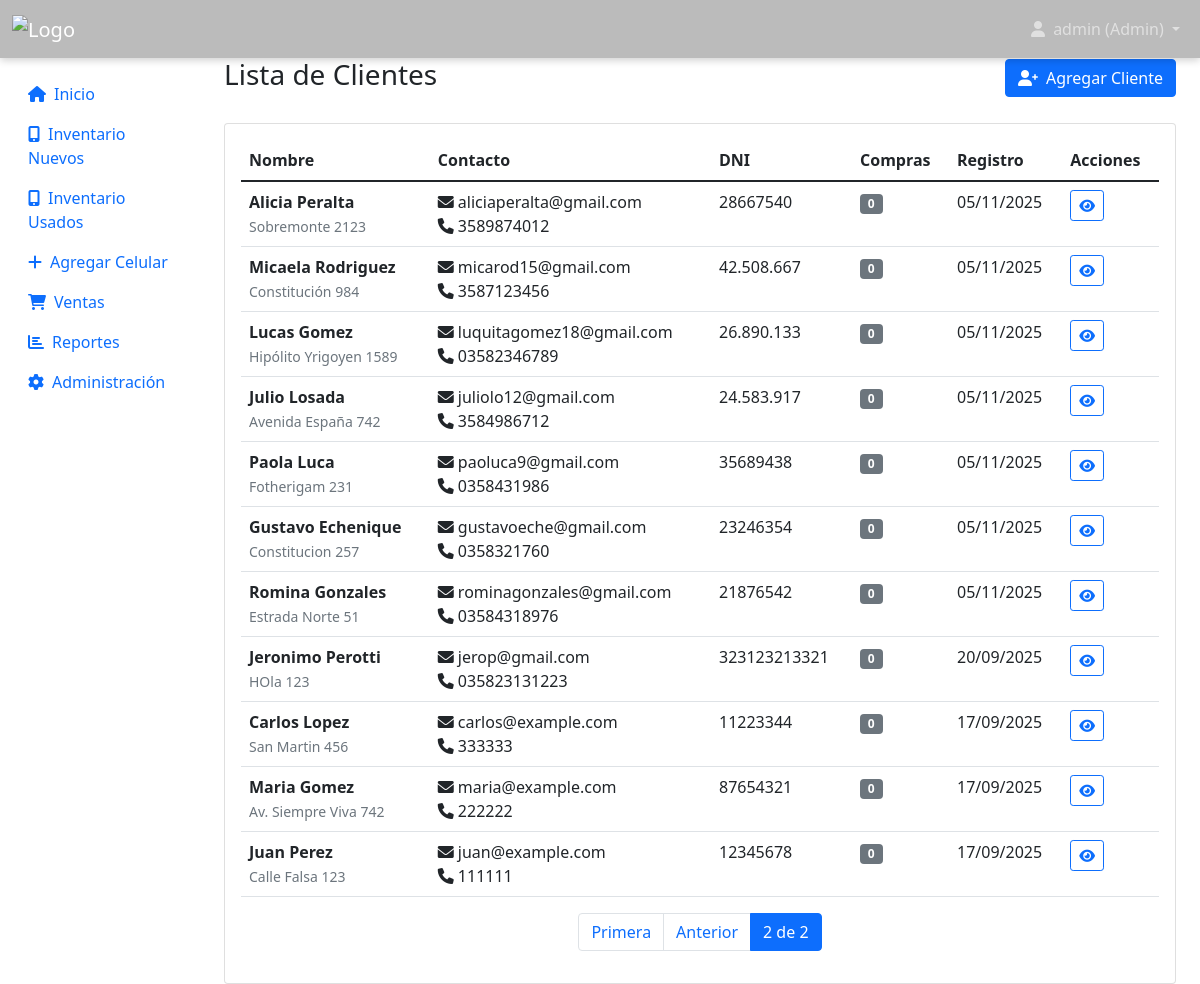
The page /customers/?page=2 (signed in) on the database its author committed.
### inventory/models.py (models this page shows, shortened)
class CustomUser(AbstractUser):
    ROLE_CHOICES = [
        ('admin', 'Administrador'),
        ('employee', 'Empleado'),
    ]
    role = models.CharField(
        max_length=10,
        choices=ROLE_CHOICES,
        default='employee',
        verbose_name='Rol'
    )
    phone = models.CharField(
        max_length=20,
        blank=True,
        verbose_name='Teléfono'
    )
    created_at = models.DateTimeField(
        auto_now_add=True,
        verbose_name='Fecha de creación'
    )
    is_active_employee = models.BooleanField(
        default=True,
        verbose_name='Empleado activo'
    )
    class Meta:
        verbose_name = 'Usuario'
        verbose_name_plural = 'Usuarios'

class Customer(models.Model):
    name = models.CharField(
        max_length=100,
        verbose_name='Nombre completo'
    )
    email = models.EmailField(
        blank=True,
        verbose_name='Email'
    )
    phone = models.CharField(
        max_length=20,
        blank=True,
        verbose_name='Teléfono'
    )
    address = models.TextField(
        blank=True,
        verbose_name='Dirección'
    )
    dni = models.CharField(
        max_length=20,
        blank=True,
        verbose_name='DNI/Documento'
    )
    created_at = models.DateTimeField(
        auto_now_add=True,
        verbose_name='Fecha de registro'
    )
    class Meta:
        verbose_name = 'Cliente'
        verbose_name_plural = 'Clientes'
        ordering = ['name']

### inventory/views.py (the view)
# urls.py: path('customers/', views.customer_list, name='customer_list'),
@login_required
def customer_list(request):
    customers = Customer.objects.annotate(
        total_purchases=Count('sale')
    ).order_by('-created_at')
    paginator = Paginator(customers, 20)
    page_number = request.GET.get('page')
    page_obj = paginator.get_page(page_number)
    return render(request, 'inventory/customer_list.html', {'page_obj': page_obj})

### inventory/context_processors.py (called while the page is built)
def user_info(request):
    context = {}
    if request.user.is_authenticated:
        context['user_role'] = 'admin' if request.user.is_staff else 'empleado'
        context['user_full_name'] = request.user.get_full_name() or request.user.username
    return context

### templates/inventory/customer_list.html (shortened to what this page needs)
{% extends 'base.html' %}
{% block content %}
<div class="d-flex justify-content-between align-items-center mb-4">
    <h1 class="h3">Lista de Clientes</h1>
    <a href="{% url 'add_customer' %}" class="btn btn-primary">
        <i class="fas fa-user-plus me-2"></i>Agregar Cliente
    </a>
</div>
<div class="card">
    <div class="card-body">
        {% if page_obj %}
            <div class="table-responsive">
                <table class="table table-hover">
                    <thead>
                        <tr>
                            <th>Nombre</th>
                            <th>Contacto</th>
                            <th>DNI</th>
                            <th>Compras</th>
                            <th>Registro</th>
                            <th>Acciones</th>
                        </tr>
                    </thead>
                    <tbody>
                        {% for customer in page_obj %}
                            <tr>
                                <td>
                                    <strong>{{ customer.name }}</strong>
                                    {% if customer.address %}
                                        <br><small class="text-muted">{{ customer.address|truncatechars:50 }}</small>
                                    {% endif %}
                                </td>
                                <td>
                                    {% if customer.email %}
                                        <i class="fas fa-envelope me-1"></i>{{ customer.email }}<br>
                                    {% endif %}
                                    {% if customer.phone %}
                                        <i class="fas fa-phone me-1"></i>{{ customer.phone }}
                                    {% endif %}
                                </td>
                                <td>
                                    {% if customer.dni %}
                                        {{ customer.dni }}
                                    {% else %}
                                        <span class="text-muted">No registrado</span>
                                    {% endif %}
                                </td>
                                <td>
                                    {% if customer.total_purchases > 0 %}
                                        <span class="badge bg-success">{{ customer.total_purchases }}</span>
                                    {% else %}
                                        <span class="badge bg-secondary">0</span>
                                    {% endif %}
                                </td>
                                <td>{{ customer.created_at|date:"d/m/Y" }}</td>
                                <td>
                                    <a href="{% url 'customer_detail' customer.id %}" class="btn btn-outline-primary btn-sm" title="Ver detalle">
                                        <i class="fas fa-eye"></i>
                                    </a>
                                </td>
                            </tr>
                        {% endfor %}
                    </tbody>
                </table>
            </div>
            {% if page_obj.has_other_pages %}
                <nav aria-label="Paginación">
                    <ul class="pagination justify-content-center">
                        {% if page_obj.has_previous %}
                            <li class="page-item">
                                <a class="page-link" href="?page=1">Primera</a>
                            </li>
                            <li class="page-item">
                                <a class="page-link" href="?page={{ page_obj.previous_page_number }}">Anterior</a>
                            </li>
                        {% endif %}
                        <li class="page-item active">
                            <span class="page-link">{{ page_obj.number }} de {{ page_obj.paginator.num_pages }}</span>
                        </li>
                    </ul>
                </nav>
            {% endif %}
        {% endif %}
    </div>
</div>
{% endblock %}

### templates/base.html (shortened to what this page needs)
<!DOCTYPE html>
{% load static %}
<html lang="es">
<head>
    <link href="https://cdn.jsdelivr.net/npm/bootstrap@5.1.3/dist/css/bootstrap.min.css" rel="stylesheet">
    <link href="https://cdnjs.cloudflare.com/ajax/libs/font-awesome/6.0.0/css/all.min.css" rel="stylesheet">
</head>
<body>
    <nav class="navbar navbar-expand-lg navbar-dark ">
        <div class="container-fluid">
            <a class="navbar-brand" href="{% url 'home' %}">
                <img src="https://acdn-us.mitiendanube.com/stores/002/539/038/themes/common/logo-1341894934-1726837379-e23a0b1e53bf6839560f660e9b32195b1726837379-480-0.webp" alt="Logo" style="height:40px;vertical-align:middle;">
            </a>
            {% if user.is_authenticated %}
                <div class="navbar-nav ms-auto">
                    <div class="nav-item dropdown">
                        <a class="nav-link dropdown-toggle" href="#" role="button" data-bs-toggle="dropdown">
                            <i class="fas fa-user me-1"></i>
                            {{ user_full_name }} ({{ user_role|title }})
                        </a>
                    </div>
                </div>
            {% endif %}
        </div>
    </nav>
    <div class="container-fluid">
        <div class="row">
            {% if user.is_authenticated %}
                <nav class="col-md-3 col-lg-2 d-md-block sidebar collapse">
                    <div class="position-sticky pt-3">
                        <ul class="nav flex-column">
                            {% if user.role != 'employee' %}
                                <li class="nav-item">
                                    <a class="nav-link" href="{% url 'home' %}">
                                        <i class="fas fa-home me-2"></i>Inicio
                                    </a>
                                </li>
                            {% endif %}
                            <li class="nav-item">
                                <a class="nav-link" href="{% url 'inventory_new_list' %}">
                                    <i class="fas fa-mobile-alt me-2"></i>Inventario Nuevos
                                </a>
                            </li>
                            <li class="nav-item">
                                <a class="nav-link" href="{% url 'inventory_used_list' %}">
                                    <i class="fas fa-mobile-alt me-2"></i>Inventario Usados
                                </a>
                            </li>
                            {% if user.role != 'employee' %}
                                <li class="nav-item">
                                    <a class="nav-link" href="{% url 'add_phone' %}">
                                        <i class="fas fa-plus me-2"></i>Agregar Celular
                                    </a>
                                </li>
                                <li class="nav-item">
                                    <a class="nav-link" href="{% url 'sales_list' %}">
                                        <i class="fas fa-shopping-cart me-2"></i>Ventas
                                    </a>
                                </li>
                            {% endif %}
                            {% if user.is_staff %}
                                <li class="nav-item">
                                    <a class="nav-link" href="{% url 'reports' %}">
                                        <i class="fas fa-chart-bar me-2"></i>Reportes
                                    </a>
                                </li>
                                <li class="nav-item">
                                    <a class="nav-link" href="/admin/">
                                        <i class="fas fa-cog me-2"></i>Administración
                                    </a>
                                </li>
                            {% endif %}
                        </ul>
                    </div>
                </nav>
                <main class="col-md-9 ms-sm-auto col-lg-10 px-md-4 main-content">
            {% else %}
                <main class="col-12 main-content">
            {% endif %}
                {% block content %}
                {% endblock %}
            </main>
        </div>
    </div>
</body>
</html>

### templates/base.html (style rules this page uses)
.navbar { background: #36363656 !important; box-shadow: 0 2px 8px rgba(0,0,0,0.2); }

### rows shown on the page
CustomUser: username "admin"
Customer: name "Alicia Peralta", address "Sobremonte 2123", email "aliciaperalta@gmail.com", phone "3589874012", dni "28667540", created_at "05/11/2025"
Customer: name "Micaela Rodriguez", address "Constitución 984", email "micarod15@gmail.com", phone "3587123456", dni "42.508.667", created_at "05/11/2025"
Customer: name "Lucas Gomez", address "Hipólito Yrigoyen 1589", email "luquitagomez18@gmail.com", phone "03582346789", dni "26.890.133", created_at "05/11/2025"
Customer: name "Julio Losada", address "Avenida España 742", email "juliolo12@gmail.com", phone "3584986712", dni "24.583.917", shows "0", created_at "05/11/2025"
Customer: name "Paola Luca", address "Fotherigam 231", email "paoluca9@gmail.com", phone "0358431986", dni "35689438", created_at "05/11/2025"
Customer: name "Gustavo Echenique", address "Constitucion 257", email "gustavoeche@gmail.com", phone "0358321760", dni "23246354", created_at "05/11/2025"
Customer: name "Romina Gonzales", address "Estrada Norte 51", email "rominagonzales@gmail.com", phone "03584318976", dni "21876542", created_at "05/11/2025"
Customer: name "Jeronimo Perotti", address "HOla 123", email "jerop@gmail.com", phone "035823131223", dni "323123213321", created_at "20/09/2025"
Customer: name "Carlos Lopez", address "San Martin 456", email "carlos@example.com", phone "333333", dni "11223344", shows "0", created_at "17/09/2025"
Customer: name "Maria Gomez", address "Av. Siempre Viva 742", email "maria@example.com", phone "222222", dni "87654321", shows "0", created_at "17/09/2025"
Customer: name "Juan Perez", address "Calle Falsa 123", email "juan@example.com", phone "111111", dni "12345678", shows "0", created_at "17/09/2025"

### other values the page prints
{{ user_role|title }} "Admin"
{{ page_obj.number }} "2"
{{ page_obj.paginator.num_pages }} "2"
